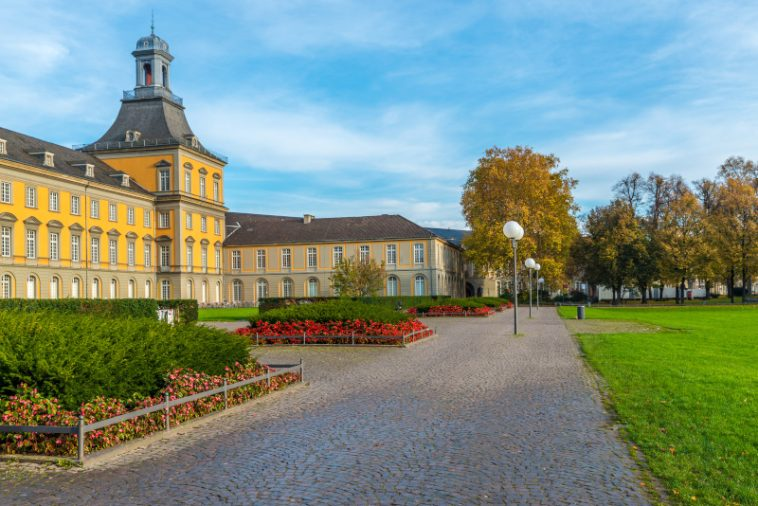
#> input picture Sheet02/data/bonn.jpg, 758 x 506 px
$ python template3.py
#> lines starting #> are read from the running program, lines starting #| are printed output that depends on the picture
import cv2
import numpy as np
import matplotlib.pyplot as plt

def make_box_kernel(k):
    """
    Create a normalized k×k box filter kernel.
    """
    # basically we are creating a 1/k^2 matrix
    kernel = np.ones((k,k), dtype=np.float32)
    return kernel /(k*k)


def make_gauss_kernel(k, sigma):
    """
    Create a normalized 2D Gaussian filter kernel of size k×k.
    """
    ax = np.linspace(-(k - 1) / 2., (k - 1) / 2., k)
    # this will create a grid of (x,y) coordinates based on center which is k-1/2
    xx, yy = np.meshgrid(ax, ax)
    # Calculate the Gaussian function
    kernel = np.exp(-(xx**2 + yy**2) / (2. * sigma**2))

    # Normalize the kernel to ensure its elements sum to 1
    return kernel / np.sum(kernel)


def conv2_same_zero(img, h):
    """
    Perform 2D spatial convolution using zero padding.
    Output should have the same size as the input image.
    (Do NOT use cv2.filter2D)
    """
    img = img.astype(np.float64)
    # flipping the kernel for convolution if we use correlation than we dont need to flip
    h = np.flipud(np.fliplr(h))
    k = h.shape[0]
    padding = k//2
    padded_image = np.pad(img,padding,mode='constant',constant_values=0)
    result = np.zeros_like(img)
    height, widht = img.shape
    # iterate over every pixel in the original image and get the region and perform element wise multiplication and sum
    for y in range(height):
        for x in range(widht):
            region = padded_image[y:y+k,x:x+k]
            result[y,x] = np.sum(region * h)
    return result


def freq_linear_conv(img, h):

    img_h, img_w = img.shape
    h_h, h_w = h.shape

    # Pad the image and kernel to a size that is the sum of their dimensions minus one
    padded_h = np.zeros((img_h + h_h - 1, img_w + h_w - 1))
    padded_h[:h_h, :h_w] = h
    padded_img = np.zeros_like(padded_h)
    padded_img[:img_h, :img_w] = img

    # Perform FFT
    img_fft = np.fft.fft2(padded_img)
    h_fft = np.fft.fft2(padded_h)

    # Multiply in the frequency domain
    result_fft = img_fft * h_fft

    # Perform inverse FFT
    result_ifft = np.fft.ifft2(result_fft)
    result = np.real(result_ifft)

    # Crop to the original image size
    start_row = (h_h - 1) // 2
    start_col = (h_w - 1) // 2
    return result[start_row:start_row + img_h, start_col:start_col + img_w]


def compute_mad(a, b):
    """
    Compute Mean Absolute Difference (MAD) between two images.
    """
    return np.mean(np.abs(a.astype(np.float32) - b.astype(np.float32)))


original_img_gray = cv2.imread('data/bonn.jpg',0)
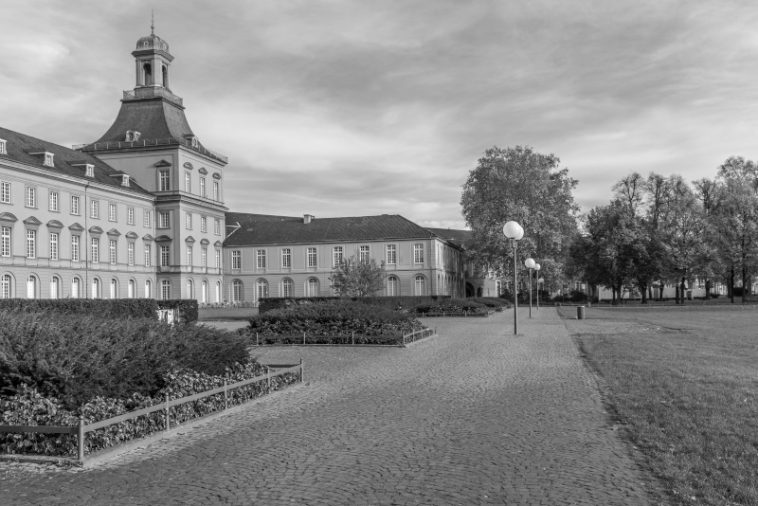
#> original_img_gray: shape (506, 758); min 0, max 255, mean 136.3
kernel_size = 9
sigma = 1.5
box_kernel = make_box_kernel(kernel_size)
gauss_kernel = make_gauss_kernel(kernel_size, sigma)
box_spatial = conv2_same_zero(original_img_gray, box_kernel)
#> in conv2_same_zero, `padded_image = np.pad(img,padding,mode='constant',constant_values=0)`:
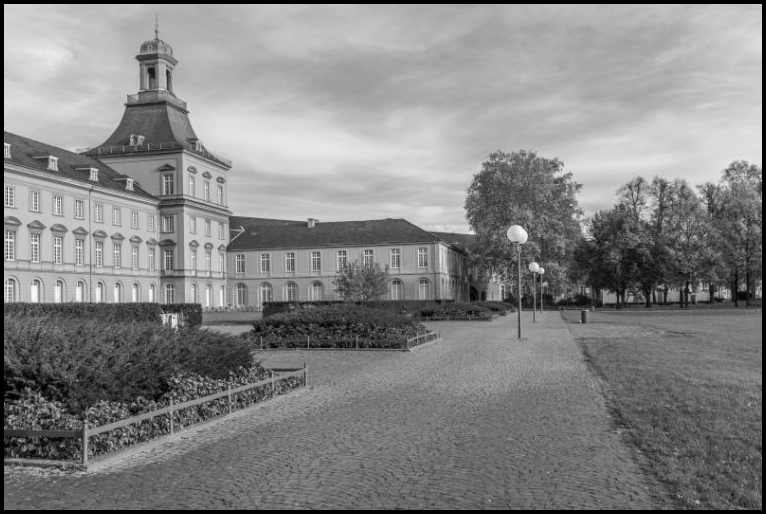
#> padded_image: shape (514, 766) float64; min 0, max 255, mean 132.8
#> after the loop in conv2_same_zero, `for y in range(height):`:
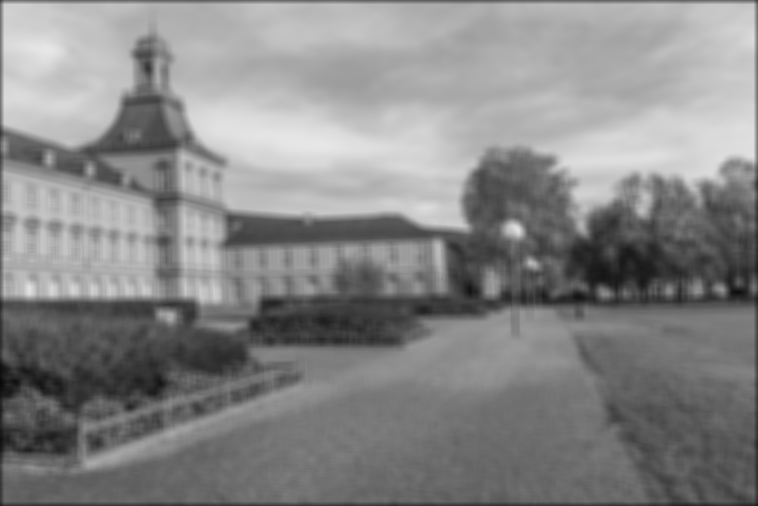
#> result: shape (506, 758) float64; min 7.62, max 231.6, mean 135.2
gaussian_spatial = conv2_same_zero(original_img_gray, gauss_kernel)

# 4. Apply both filters in the frequency domain
box_freq = freq_linear_conv(original_img_gray, box_kernel)
#> in freq_linear_conv, `padded_img[:img_h, :img_w] = img`:
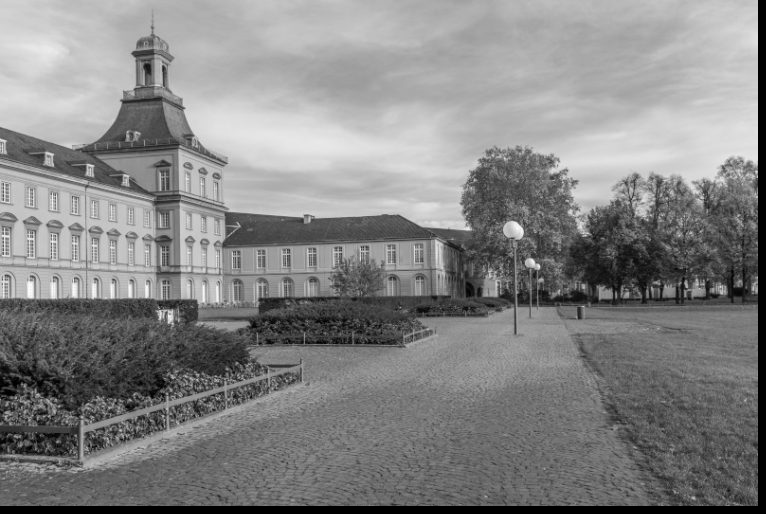
#> padded_img: shape (514, 766) float64; min 0, max 255, mean 132.8
#> in freq_linear_conv, `result = np.real(result_ifft)`:
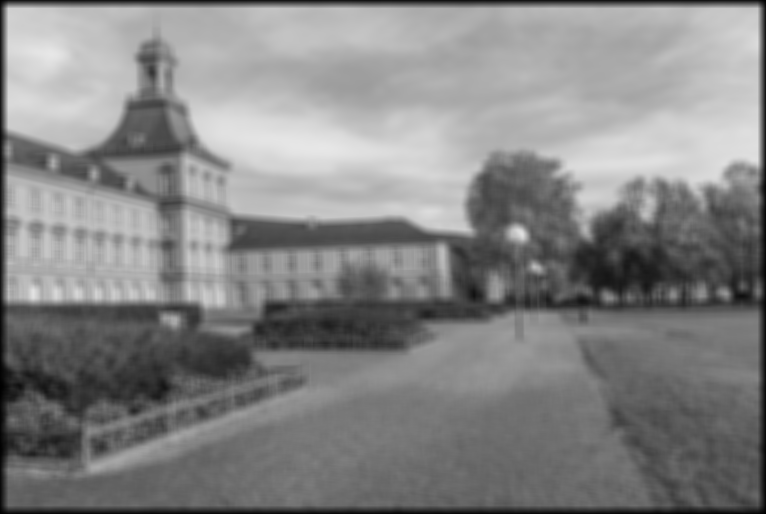
#> result: shape (514, 766) float64; min 0.716, max 231.6, mean 132.8
gaussian_freq = freq_linear_conv(original_img_gray, gauss_kernel)

# 5. Compute and print MAD between spatial and frequency outputs
mad_box = compute_mad(box_spatial, box_freq)
#> mad_box = 3.96e-09
mad_gaussian = compute_mad(gaussian_spatial, gaussian_freq)
#> mad_gaussian = 0

print(f"MAD between spatial and frequency domain for Box Filter: {mad_box}")
#| MAD between spatial and frequency domain for Box Filter: 3.9609204804946785e-09
print(f"MAD between spatial and frequency domain for Gaussian Filter: {mad_gaussian}")
#| MAD between spatial and frequency domain for Gaussian Filter: 0.0

# 6. Visualize all results
plt.figure(figsize=(12, 12))

plt.subplot(2, 3, 1)
plt.imshow(original_img_gray, cmap='gray')
plt.title('Original Image')
plt.axis('off')

plt.subplot(2, 3, 2)
plt.imshow(box_spatial, cmap='gray')
plt.title('Box Filter (Spatial)')
plt.axis('off')

plt.subplot(2, 3, 3)
plt.imshow(gaussian_spatial, cmap='gray')
plt.title('Gaussian Filter (Spatial)')
plt.axis('off')

plt.subplot(2, 3, 5)
plt.imshow(box_freq, cmap='gray')
plt.title('Box Filter (Frequency)')
plt.axis('off')

plt.subplot(2, 3, 6)
plt.imshow(gaussian_freq, cmap='gray')
plt.title('Gaussian Filter (Frequency)')
plt.axis('off')

# To visualize the spectrum, we can look at the magnitude of the FFT of one of the kernels
box_kernel_fft = np.fft.fft2(box_kernel, s=(256, 256))
box_kernel_fft_mag = np.abs(np.fft.fftshift(box_kernel_fft))

plt.subplot(2, 3, 4)
plt.imshow(np.log(1 + box_kernel_fft_mag), cmap='hot')
plt.title('Box Filter Spectrum (log scale)')
plt.axis('off')


plt.tight_layout()
plt.show()
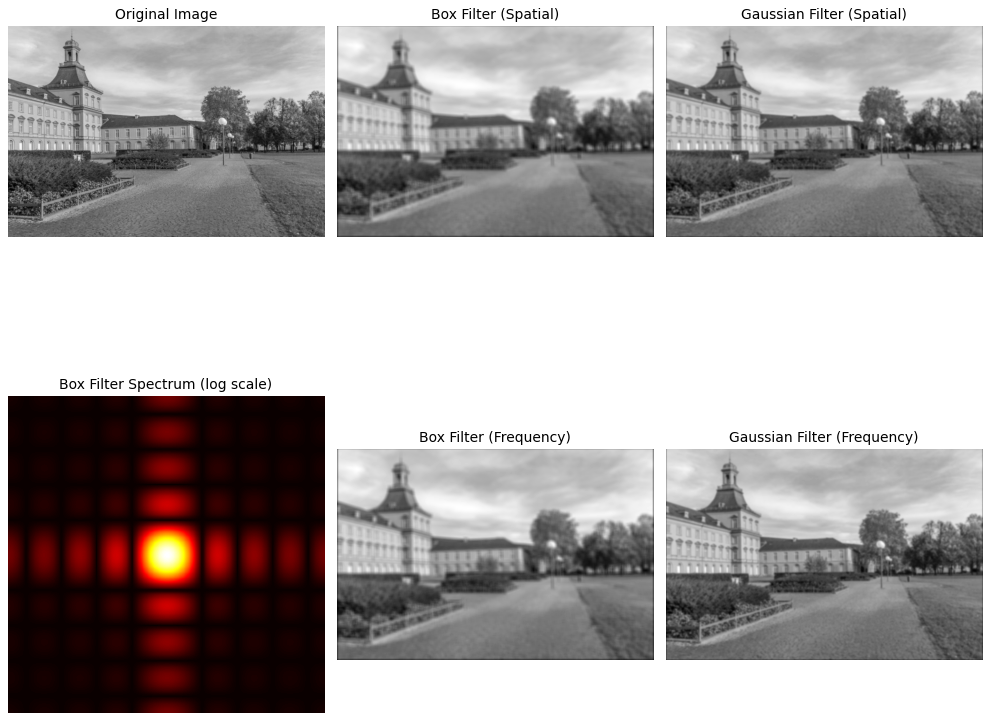
#> figure drawn by matplotlib, 6 panels

# 7. Verify that MAD < 1×10⁻⁷ for both filters
mad_threshold = 1e-7
print("\nVerification:")
print(f"Box Filter MAD < {mad_threshold}: {mad_box < mad_threshold} and value is {mad_box}")
#| Box Filter MAD < 1e-07: True and value is 3.9609204804946785e-09
print(f"Gaussian Filter MAD < {mad_threshold}: {mad_gaussian < mad_threshold} and value is {mad_gaussian}")
#| Gaussian Filter MAD < 1e-07: True and value is 0.0

$ run again, with Sheet02/data/left.jpg copied over Sheet02/data/bonn.jpg
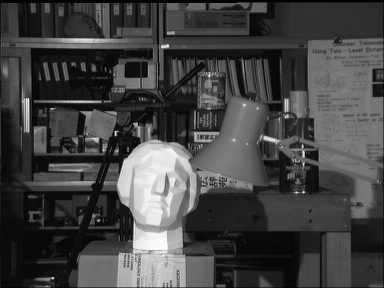
#> input picture Sheet02/data/left.jpg, 384 x 288 px
#> original_img_gray is the input picture: shape (288, 384); min 0, max 253, mean 67.6
#> in freq_linear_conv, `padded_img[:img_h, :img_w] = img`:
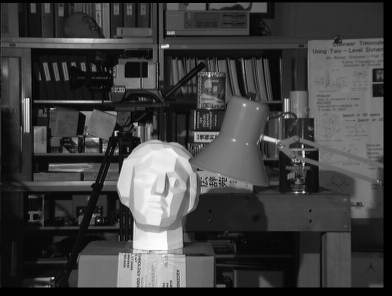
#> padded_img: shape (296, 392) float64; min 0, max 253, mean 64.5
#> in freq_linear_conv (call 2), `result = np.real(result_ifft)`:
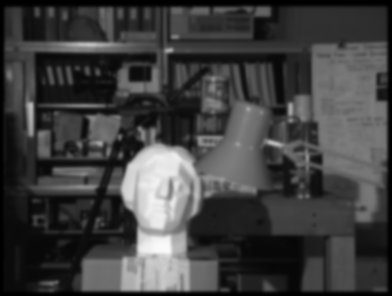
#> result: shape (296, 392) float64; min 5.8e-05, max 251.1, mean 64.5
#> mad_box = 2.84e-09
#> mad_gaussian = 0
#| MAD between spatial and frequency domain for Box Filter: 2.837084567275383e-09
#| MAD between spatial and frequency domain for Gaussian Filter: 0.0
#| Box Filter MAD < 1e-07: True and value is 2.837084567275383e-09
#| Gaussian Filter MAD < 1e-07: True and value is 0.0
